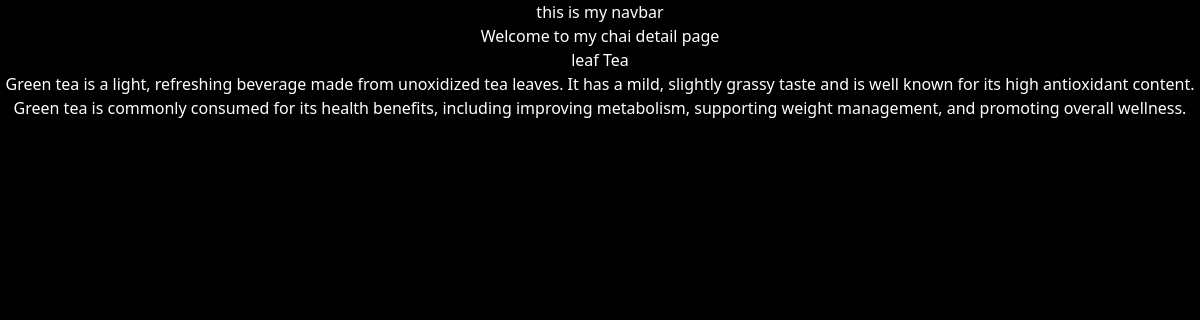
Screenshot of /chai/5/ with the database file from the repository.
### chai/models.py (models this page shows, shortened)
class chaiVarity(models.Model):
    CHAI_TYPE_CHOICE = [
        ('ML', 'Masala Chai'),
        ('GR', 'Green Tea'),
        ('BL', 'Black Tea'),
        ('HE', 'Herbal Tea'),
    ]
    name = models.CharField(max_length=100)
    image = models.ImageField(upload_to='chai/')
    date_added = models.DateTimeField(default=timezone.now)
    type = models.CharField(max_length=2, choices=CHAI_TYPE_CHOICE)
    description = models.TextField(default='')

### chai/views.py (the view)
def chai_detail(request, chai_id):
    chai = get_object_or_404(chaiVarity, pk=chai_id)
    return render(request, 'chai/chai_detail.html', {'chai': chai})

### chai/Templates/chai/chai_detail.html (shortened to what this page needs)
{% extends 'layout.html' %}
{% block content %}
<h1>Welcome to my chai detail page</h1>
<h3>{{ chai.name }}</h3>
<p>{{chai.description}}</p>
{% endblock %}

### static/style.css (style rules this page uses)
body { background-color: black; color: white; text-align: center; }

### rows the page displays
chaiVarity: name "leaf Tea", description "Green tea is a light, refreshing beverage made from unoxidized tea leaves. It has a mild, slightly grassy taste and is well known for its high antioxidant content. Green tea is commonly consumed for its health benefits, including improving metabolism, supporting weight management, and promoting overall wellness."
